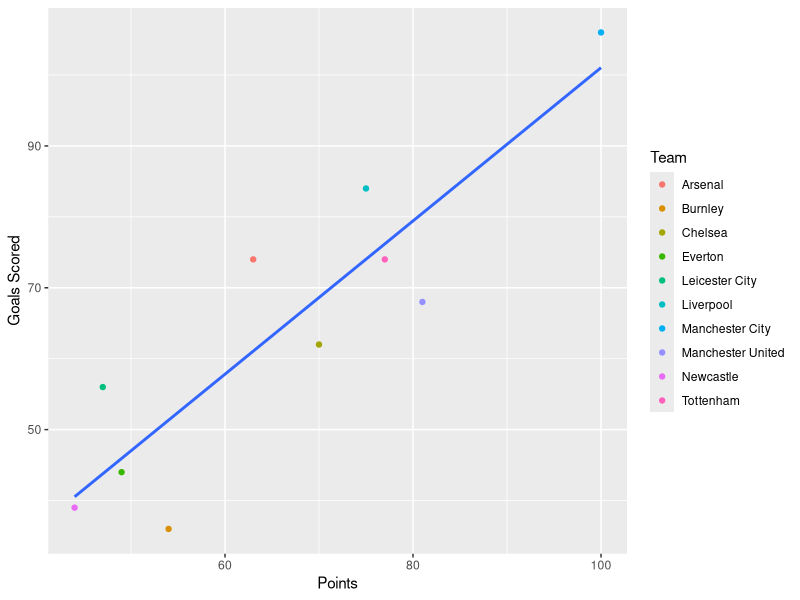
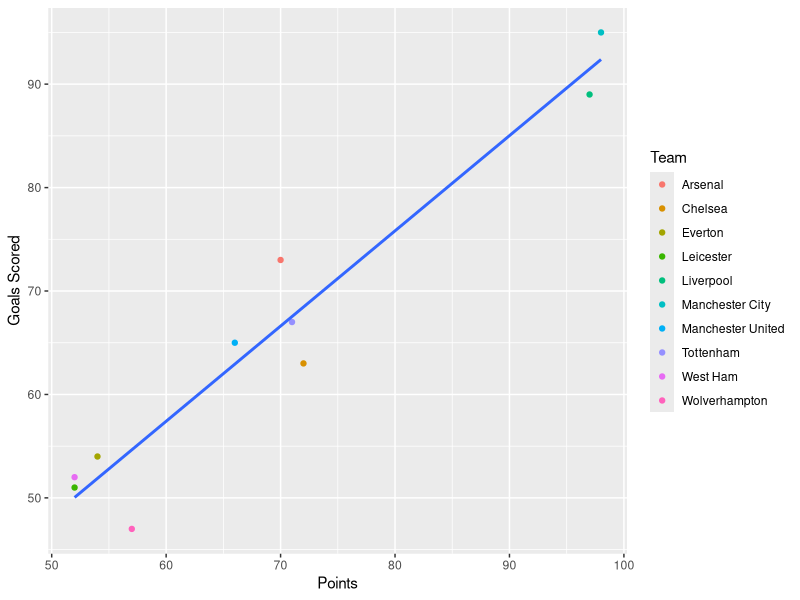
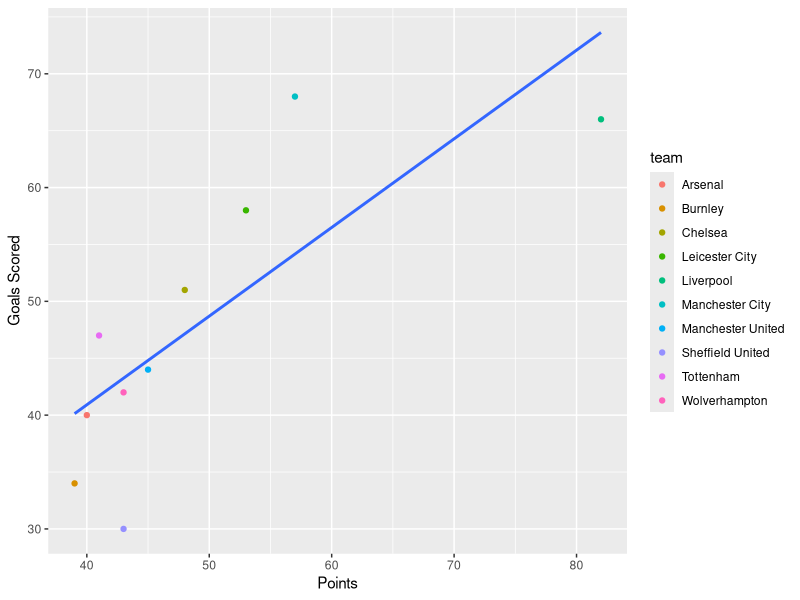
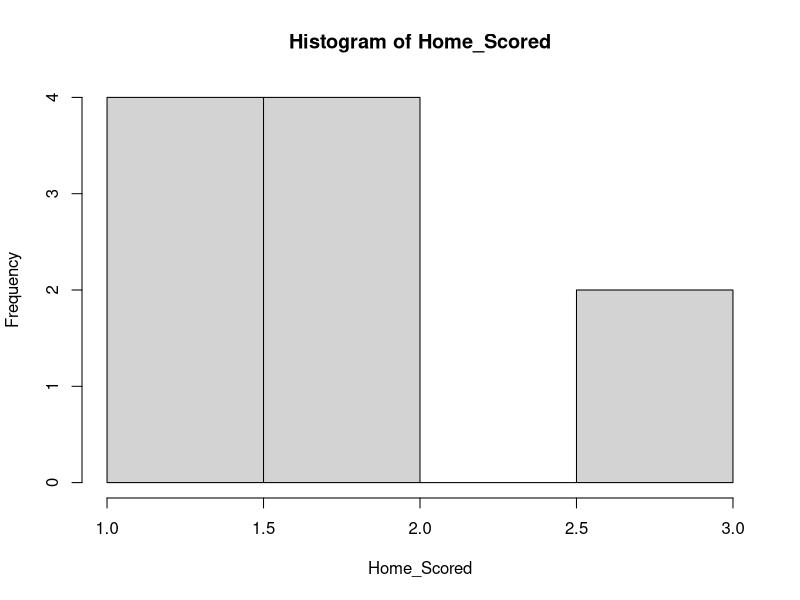
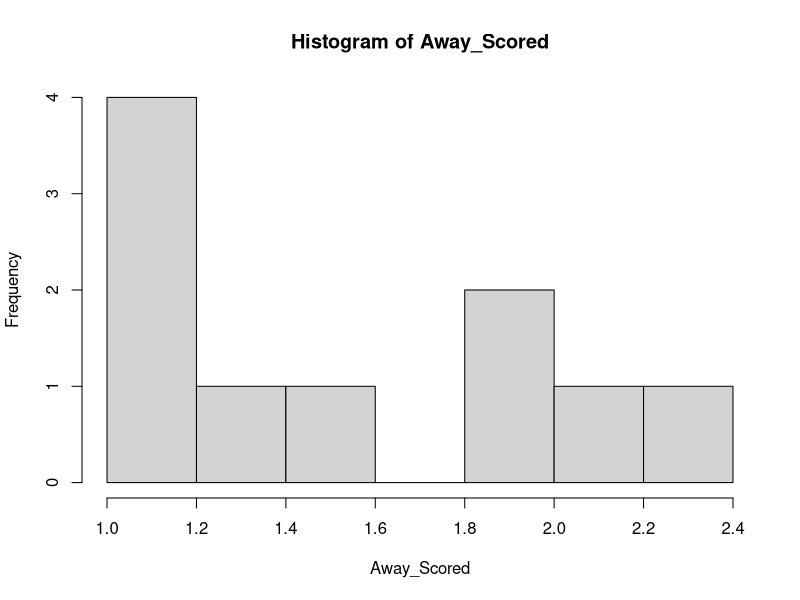
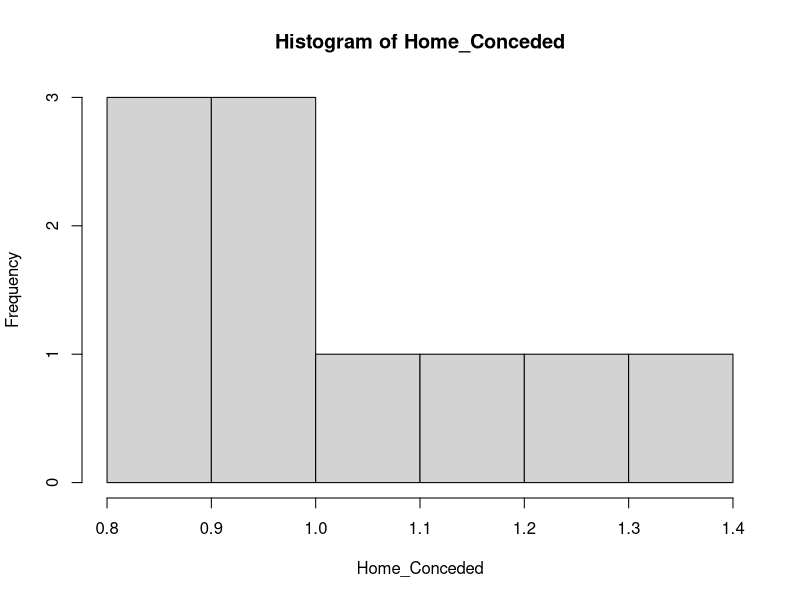
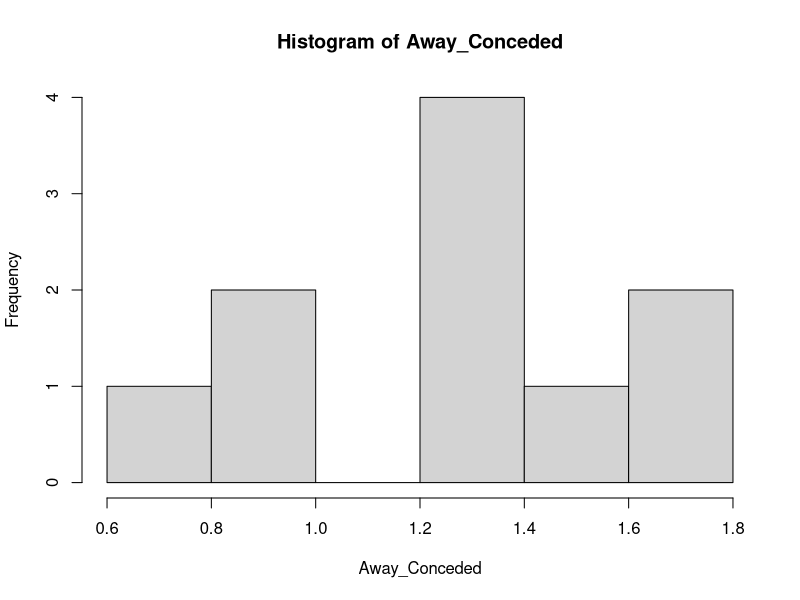

Reproduce these figures in R, in order.
## ---- chunk 1
# Add needed libraries, import all needed data, and show glimspses of all data here
library(tidyverse)
library(readxl)
EPL_18<-read_excel("2018 Top 10.xlsx")
EPL_18$GD <- c(EPL_18$Goals-EPL_18$GC)
EPL_19<-read_excel("2019 Top 10.xlsx")

EPL_20<-read_excel("2020 Top 10.xlsx")
EPL_20$GD <- c(EPL_20$Goals-EPL_20$GC)
EPL_20$Results <- c(EPL_20$PTS)

Games_left <- read_excel("Games Left Top 10.xlsx")
## ---- chunk 2
head(EPL_18)
## ---- chunk 3
head(EPL_19)
## ---- chunk 4
head(EPL_20)
## ---- chunk 5
glimpse(EPL_18, width = 3)
## ---- chunk 6
glimpse(EPL_19, width = 3)
## ---- chunk 7
glimpse(EPL_20, width = 3)
## ---- chunk 8
# Add these sections as needed, giving them unique names
ggplot(data=EPL_18, aes(x=PTS, y= Goals))+
  geom_point(mapping=aes(color= Team),stat = "identity") + 
  xlab("Points") +
  ylab("Goals Scored")+
  geom_smooth(method = "lm", se = FALSE) 

## ---- chunk 9
# Add these sections as needed, giving them unique names
ggplot(data=EPL_19, aes(x=PTS, y= Goals))+
  geom_point(mapping= aes(color= Team), stat = "identity") + 
  xlab("Points") +
  ylab("Goals Scored")+
  geom_smooth(method = "lm", se = FALSE)

## ---- chunk 10
# Add these sections as needed, giving them unique names
ggplot(data=EPL_20, aes(x=PTS, y= Goals))+
  geom_point(mapping= aes(color= team), stat = "identity") + 
  xlab("Points") +
  ylab("Goals Scored")+
  geom_smooth(method = "lm", se = FALSE)

## ---- chunk 11
# Add these sections as needed, giving them unique names
#The order goes as follow Liverpool (1), Man City (2), Leicester City (3), Chelsea (4), Man U(5), Wolves (6), Sheffield (7), Tottenham (8), Arsenal (9), Burnley (10).

#Home Score Average number of goals scored in home matches
Home_Scored <- c(2.67, 2.54, 2.00, 1.47,1.93, 1.40, 1.13,1.93,1.73, 1.33)
#Home Conceded Average number of goals conceded in home matches
Home_Conceded <- c(0.80, 0.92, 1.00, 1.00, 0.80,1.13, 0.87,1.07, 1.33, 1.27)
#Away Score Average number of goals scored in away matches
Away_Scored <- c(1.86,2.33, 2.00,2.07,1.07, 1.43,1.00, 1.33, 1.08, 1.00)
#Away Conceded Average number of goals conceded in away matches
Away_Conceded <- c(0.64, 1.27, 0.93,1.71,1.29, 1.21, 0.92,1.67,1.23, 1.50)
## ---- chunk 12
hist(Home_Scored)
## ---- chunk 13
hist(Away_Scored)
## ---- chunk 14
hist(Home_Conceded)
## ---- chunk 15
hist(Away_Conceded)
## ---- chunk 16
League_Home_Scored <- mean(Home_Scored)
League_Away_Scored <- mean(Away_Scored)

League_Home_Conceded <- mean(Home_Conceded)
League_Away_Conceded <- mean(Away_Conceded)

Home_Attack_Strength <- c(Home_Scored/League_Home_Scored)
Home_Defense_Strength <- c(Home_Conceded/League_Home_Conceded)

Away_Attack_Strength <- c(Away_Scored/League_Away_Scored)
Away_Defense_Strength <- c(Away_Conceded/League_Away_Conceded)
  
Overall_Goals_Home <- (League_Home_Scored+League_Away_Conceded)/2
Overall_Goals_Away <- (League_Away_Scored+League_Home_Conceded)/2
## ---- chunk 17
Calculate_lambda <- function(Home, Away){
  LambdaH <- Home_Attack_Strength[Home] * Away_Defense_Strength[Away] * Overall_Goals_Home
  LambdaA <- Home_Attack_Strength[Away] * Away_Defense_Strength[Home]* Overall_Goals_Home
Lambdas <- c(round(LambdaH), round(LambdaA))
return(Lambdas)
}

Calculate_lambda
## ---- chunk 18
Predict_Game <- function(Home, Away, score_vector){
  Lambdas <- Calculate_lambda(Home, Away)
  #Lambda1 would be the score for the home team
  #Lambda2 would be the score for the away team
  Lambda1 <- Lambdas[1]
  Lambda2 <- Lambdas[2]
  if (Lambda1 == Lambda2){ #If there is a tie between the teams
    score_vector[Home] <- score_vector[Home] + 1 
    score_vector[Away] <- score_vector[Away] + 1
    }
  else if (Lambda1 > Lambda2){ #If Home wins
    score_vector[Home] <- score_vector[Home] + 3 }
  else { #If Away wins
    score_vector[Away] <- score_vector[Away] + 3 }
  return(score_vector)
}
## ---- chunk 19

for(i in (1:20)){
  EPL_20$Results <- Predict_Game(Games_left$Home[i], Games_left$Away[i], EPL_20$Results) }

final_standing <- data.frame(EPL_20$team, EPL_20$Results)
## ---- chunk 20
final_standing[rev(order(final_standing$EPL_20.Results)),]
